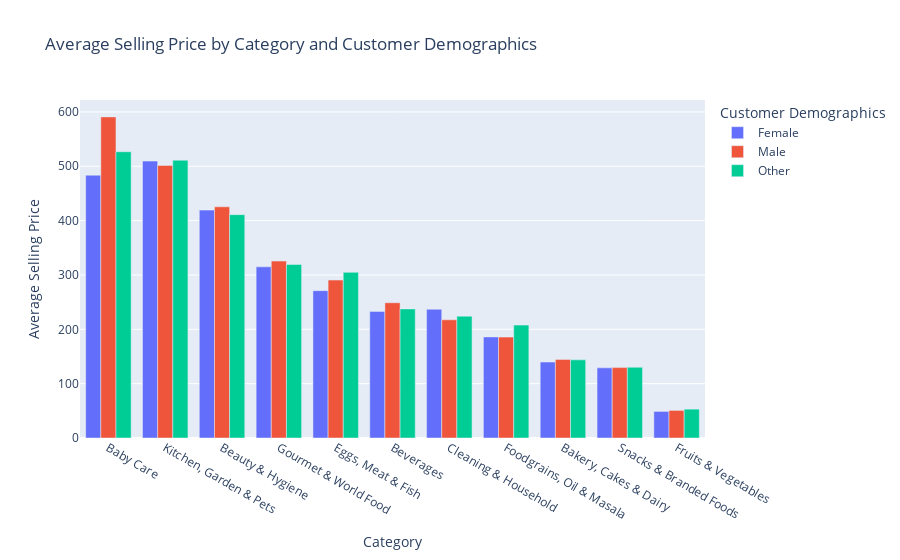

Here is the notebook cell this chart was saved with:
### Code cell
import plotly.express as px

average_selling_price = average_selling_price.reset_index()

fig = px.bar(average_selling_price, 
             x='category', 
             y='selling_price',  # Use the correct column name for selling price here
             color='customer_demographics', 
             barmode='group',
             title='Average Selling Price by Category and Customer Demographics')

# Improve layout
fig.update_layout(
    xaxis_title="Category",
    yaxis_title="Average Selling Price",
    xaxis={'categoryorder':'total descending'},
    legend_title="Customer Demographics"
)

fig.show()

### Figure 1 — Plotly figure (JSON) as saved in the notebook; plotly's stock layout.template omitted (floating-point values rounded to 4 significant figures)
{"data": [{"alignmentgroup": "True", "hovertemplate": "customer_demographics=Female<br>category=%{x}<br>selling_price=%{y}<extra></extra>", "legendgroup": "Female", "marker": {"color": "#636efa", "pattern": {"shape": ""}}, "name": "Female", "offsetgroup": "Female", "orientation": "v", "showlegend": true, "textposition": "auto", "type": "bar", "x": ["Baby Care", "Bakery, Cakes & Dairy", "Beauty & Hygiene", "Beverages", "Cleaning & Household", "Eggs, Meat & Fish", "Foodgrains, Oil & Masala", "Fruits & Vegetables", "Gourmet & World Food", "Kitchen, Garden & Pets", "Snacks & Branded Foods"], "xaxis": "x", "y": [483.6, 139.8, 419.3, 233.0, 236.9, 271.1, 186.0, 48.93, 314.9, 509.5, 129.1], "yaxis": "y"}, {"alignmentgroup": "True", "hovertemplate": "customer_demographics=Male<br>category=%{x}<br>selling_price=%{y}<extra></extra>", "legendgroup": "Male", "marker": {"color": "#EF553B", "pattern": {"shape": ""}}, "name": "Male", "offsetgroup": "Male", "orientation": "v", "showlegend": true, "textposition": "auto", "type": "bar", "x": ["Baby Care", "Bakery, Cakes & Dairy", "Beauty & Hygiene", "Beverages", "Cleaning & Household", "Eggs, Meat & Fish", "Foodgrains, Oil & Masala", "Fruits & Vegetables", "Gourmet & World Food", "Kitchen, Garden & Pets", "Snacks & Branded Foods"], "xaxis": "x", "y": [590.9, 144.6, 425.4, 248.9, 217.5, 290.6, 185.6, 50.78, 325.5, 501.6, 129.6], "yaxis": "y"}, {"alignmentgroup": "True", "hovertemplate": "customer_demographics=Other<br>category=%{x}<br>selling_price=%{y}<extra></extra>", "legendgroup": "Other", "marker": {"color": "#00cc96", "pattern": {"shape": ""}}, "name": "Other", "offsetgroup": "Other", "orientation": "v", "showlegend": true, "textposition": "auto", "type": "bar", "x": ["Baby Care", "Bakery, Cakes & Dairy", "Beauty & Hygiene", "Beverages", "Cleaning & Household", "Eggs, Meat & Fish", "Foodgrains, Oil & Masala", "Fruits & Vegetables", "Gourmet & World Food", "Kitchen, Garden & Pets", "Snacks & Branded Foods"], "xaxis": "x", "y": [526.8, 143.8, 411.0, 237.5, 224.2, 304.8, 207.7, 53.09, 319.3, 511.2, 130.2], "yaxis": "y"}], "layout": {"barmode": "group", "legend": {"title": {"text": "Customer Demographics"}, "tracegroupgap": 0}, "title": {"text": "Average Selling Price by Category and Customer Demographics"}, "xaxis": {"anchor": "y", "categoryorder": "total descending", "domain": [0, 1], "title": {"text": "Category"}}, "yaxis": {"anchor": "x", "domain": [0, 1], "title": {"text": "Average Selling Price"}}}}
